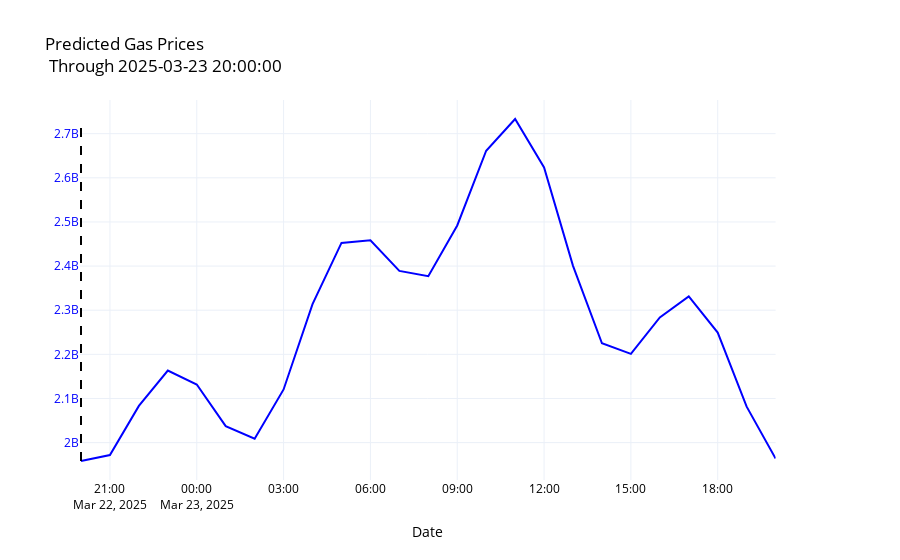

Here is the notebook cell this chart was saved with:
### Code cell
y_fig = create_chart(forecast.set_index('ds'),['yhat'],title=f"Predicted Gas Prices <br> Through {forecast['ds'].max()}",auto_title=False,show_legend=False,show=False)
y_fig.add_shape(
    type="line",
    x0=formatted_today_utc, x1=formatted_today_utc,
    y0=min(forecast['yhat']), y1=max(forecast['yhat']),
    line=dict(color="black", width=2, dash="dash")
)
